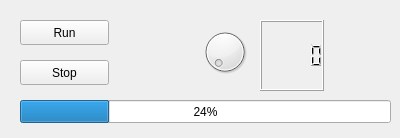
<?xml version="1.0" encoding="UTF-8"?>
<ui version="4.0">
 <class>Form</class>
 <widget class="QWidget" name="Form">
  <property name="geometry">
   <rect>
    <x>0</x>
    <y>0</y>
    <width>400</width>
    <height>138</height>
   </rect>
  </property>
  <property name="windowTitle">
   <string>Test Thread</string>
  </property>
  <widget class="QPushButton" name="btnRun">
   <property name="geometry">
    <rect>
     <x>20</x>
     <y>20</y>
     <width>89</width>
     <height>25</height>
    </rect>
   </property>
   <property name="text">
    <string>Run</string>
   </property>
  </widget>
  <widget class="QPushButton" name="btnStop">
   <property name="geometry">
    <rect>
     <x>20</x>
     <y>60</y>
     <width>89</width>
     <height>25</height>
    </rect>
   </property>
   <property name="text">
    <string>Stop</string>
   </property>
  </widget>
  <widget class="QProgressBar" name="progressBar">
   <property name="geometry">
    <rect>
     <x>20</x>
     <y>100</y>
     <width>371</width>
     <height>23</height>
    </rect>
   </property>
   <property name="value">
    <number>24</number>
   </property>
  </widget>
  <widget class="QDial" name="dial">
   <property name="geometry">
    <rect>
     <x>200</x>
     <y>20</y>
     <width>50</width>
     <height>64</height>
    </rect>
   </property>
  </widget>
  <widget class="QLCDNumber" name="lcdNumber">
   <property name="geometry">
    <rect>
     <x>260</x>
     <y>20</y>
     <width>64</width>
     <height>71</height>
    </rect>
   </property>
  </widget>
 </widget>
 <resources/>
 <connections/>
</ui>
